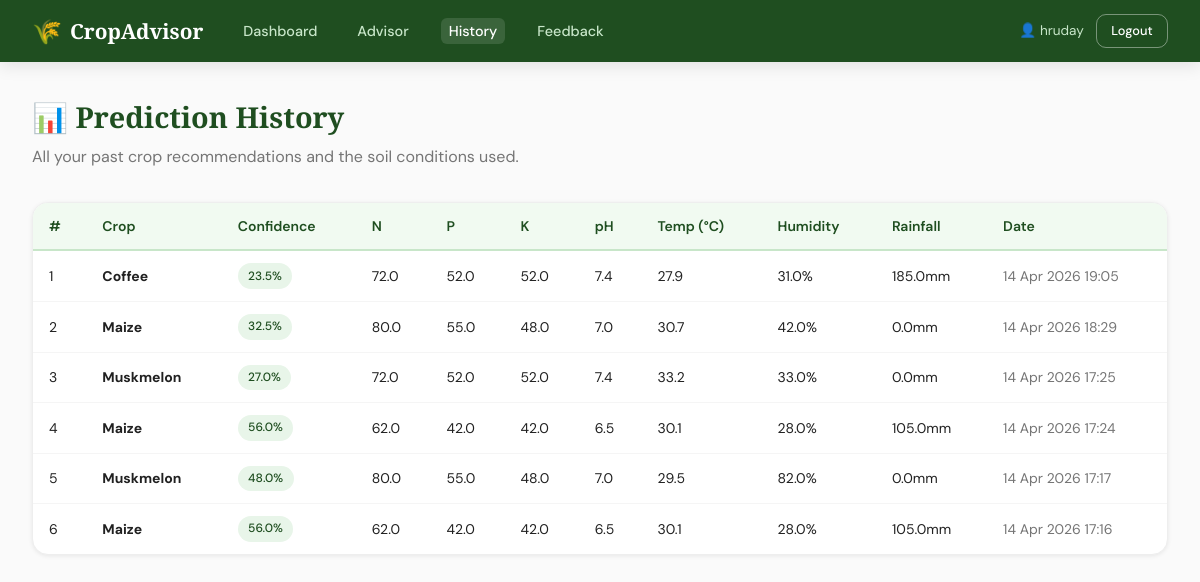
The app's page /history (signed in) with its own data.
### app.py (models this page shows)
class Prediction(db.Model):
    __tablename__ = "predictions"
    id          = db.Column(db.Integer, primary_key=True)
    user_id     = db.Column(db.Integer, db.ForeignKey("users.id"), nullable=False)
    crop        = db.Column(db.String(100))
    probability = db.Column(db.Float)
    inputs_json = db.Column(db.Text)   # full 7-field payload as JSON
    predicted_at= db.Column(db.DateTime, default=datetime.utcnow)

### app.py (the view)
@app.route("/history")
@login_required
def history():
    preds = (
        Prediction.query
        .filter_by(user_id=session["user_id"])
        .order_by(Prediction.predicted_at.desc())
        .all()
    )
    return render_template("history.html", predictions=preds)

### app.py (called while the page is built)
@app.template_filter("fromjson")
def fromjson_filter(s):
    try:
        return _json.loads(s)
    except Exception:
        return {}

def login_required(f):
    @wraps(f)
    def decorated(*args, **kwargs):
        if "user_id" not in session:
            return redirect(url_for("login"))
        return f(*args, **kwargs)
    return decorated

### templates/history.html (shortened to what this page needs)
{% extends "base.html" %}
{% block content %}
<div class="page-wrap">
  <div class="page-header">
    <h1>📊 Prediction History</h1>
    <p>All your past crop recommendations and the soil conditions used.</p>
  </div>
  {% if predictions %}
  <div class="card">
    <div class="card-body" style="padding:0;overflow-x:auto">
      <table class="data-table">
        <thead>
          <tr>
            <th>#</th><th>Crop</th><th>Confidence</th>
            <th>N</th><th>P</th><th>K</th><th>pH</th>
            <th>Temp (°C)</th><th>Humidity</th><th>Rainfall</th>
            <th>Date</th>
          </tr>
        </thead>
        <tbody>
        {% for p in predictions %}
          {% set inp = p.inputs_json | tojson | tojson %}
          <tr>
            <td>{{ loop.index }}</td>
            <td><strong>{{ p.crop }}</strong></td>
            <td><span class="badge badge-green">{{ p.probability }}%</span></td>
            {% if p.inputs_json %}
              {% set d = p.inputs_json | fromjson %}
              <td>{{ "%.1f"|format(d.N) }}</td>
              <td>{{ "%.1f"|format(d.P) }}</td>
              <td>{{ "%.1f"|format(d.K) }}</td>
              <td>{{ "%.1f"|format(d.ph) }}</td>
              <td>{{ "%.1f"|format(d.temperature) }}</td>
              <td>{{ "%.1f"|format(d.humidity) }}%</td>
              <td>{{ "%.1f"|format(d.rainfall) }}mm</td>
            {% else %}
              <td colspan="7" class="text-muted">—</td>
            {% endif %}
            <td class="text-muted">{{ p.predicted_at.strftime('%d %b %Y %H:%M') }}</td>
          </tr>
        {% endfor %}
        </tbody>
      </table>
    </div>
  </div>
  {% endif %}
</div>
{% endblock %}

### static/css/style.css (style rules this page uses)
:root { --green-900: #1a3a1a; --green-800: #1f4e20; --green-700: #2d6a2e; --green-600: #3a8c3b; --green-500: #4caf50; --green-400: #76c984; --green-200: #c8e6c9; --green-100: #e8f5e9; --green-50: #f1faf1; --amber-700: #f57f17; --amber-500: #ffa726; --amber-300: #ffcc80; --amber-100: #fff8e1; --earth-900: #3e2723; --earth-700: #5d4037; --earth-300: #bcaaa4; --earth-100: #efebe9; --sky-500: #29b6f6; --sky-100: #e1f5fe; --red-500: #ef5350; --red-100: #ffebee; --orange-500:#ff7043; --orange-100:#fbe9e7; --white: #ffffff; --gray-50: #fafafa; --gray-100: #f5f5f5; --gray-200: #eeeeee; --gray-400: #bdbdbd; --gray-600: #757575; --gray-800: #424242; --gray-900: #212121; --font-display: 'Playfair Display', Georgia, serif; --font-body: 'DM Sans', system-ui, sans-serif; --radius-sm: 6px; --radius-md: 10px; --radius-lg: 16px; --radius-xl: 24px; --shadow-sm: 0 1px 4px rgba(0,0,0,.08); --shadow-md: 0 4px 16px rgba(0,0,0,.10); --shadow-lg: 0 8px 32px rgba(0,0,0,.12); }
*, *::before, *::after { box-sizing: border-box; margin:0; padding:0; }
html { scroll-behavior: smooth; }
body { font-family: var(--font-body); background: var(--gray-50); color: var(--gray-900); line-height: 1.6; min-height: 100vh; }
.page-wrap { max-width: 1200px; margin: 0 auto; padding: 2rem; }
.page-header { margin-bottom: 2rem; }
.page-header h1 { font-family: var(--font-display); font-size: 1.8rem; color: var(--green-800); }
.page-header p { color: var(--gray-600); margin-top: .25rem; }
.card { background: var(--white); border-radius: var(--radius-lg); border: 1px solid var(--gray-200); box-shadow: var(--shadow-sm); overflow: hidden; }
.card-body { padding: 1.5rem; }
.data-table { width: 100%; border-collapse: collapse; font-size: .875rem; }
.data-table th { background: var(--green-50); color: var(--green-800); padding: .75rem 1rem; text-align: left; font-weight: 600; border-bottom: 2px solid var(--green-200); white-space: nowrap; }
.data-table td { padding: .75rem 1rem; border-bottom: 1px solid var(--gray-100); }
.data-table tr:last-child td { border-bottom: none; }
.text-muted { color: var(--gray-600); font-size: .875rem; }
.badge { display: inline-flex; align-items: center; gap: .3rem; padding: .2rem .65rem; border-radius: 20px; font-size: .75rem; font-weight: 500; }
.badge-green { background: var(--green-100); color: var(--green-800); }

### records on screen
Prediction: crop "Coffee", probability "23.5", N "72.0", P "52.0", K "52.0", ph "7.4", temperature "27.9", humidity "31.0", rainfall "185.0", predicted_at "14 Apr 2026 19:05"
Prediction: crop "Maize", probability "32.5", N "80.0", P "55.0", K "48.0", ph "7.0", temperature "30.7", humidity "42.0", rainfall "0.0", predicted_at "14 Apr 2026 18:29"
Prediction: crop "Muskmelon", probability "27.0", N "72.0", P "52.0", K "52.0", ph "7.4", temperature "33.2", humidity "33.0", rainfall "0.0", predicted_at "14 Apr 2026 17:25"
Prediction: crop "Maize", probability "56.0", N "62.0", P "42.0", K "42.0", ph "6.5", temperature "30.1", humidity "28.0", rainfall "105.0", predicted_at "14 Apr 2026 17:24"
Prediction: crop "Muskmelon", probability "48.0", N "80.0", P "55.0", K "48.0", ph "7.0", temperature "29.5", humidity "82.0", rainfall "0.0", predicted_at "14 Apr 2026 17:17"
Prediction: crop "Maize", probability "56.0", N "62.0", P "42.0", K "42.0", ph "6.5", temperature "30.1", humidity "28.0", rainfall "105.0", predicted_at "14 Apr 2026 17:16"

### other values on screen
{{ session.get('user_name','') }} "hruday"
